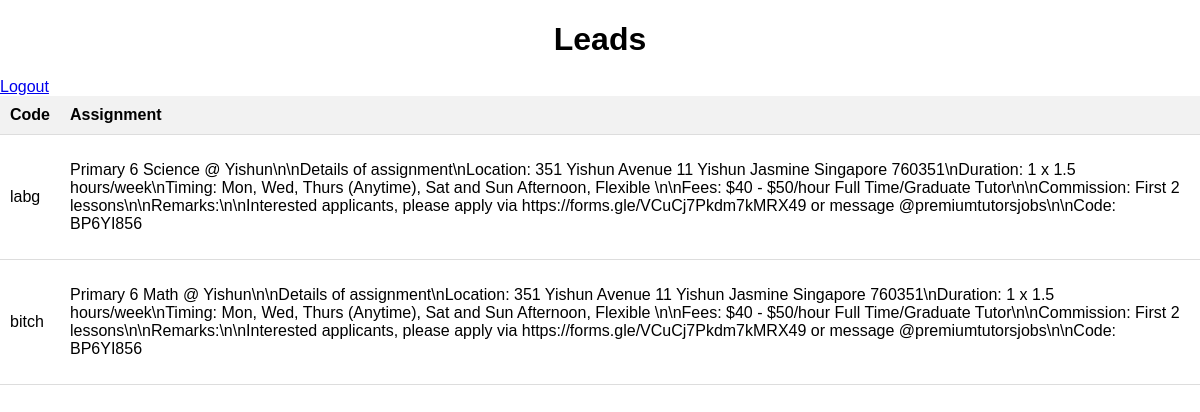
/leads/view/, run on an earlier commit of the app's database.
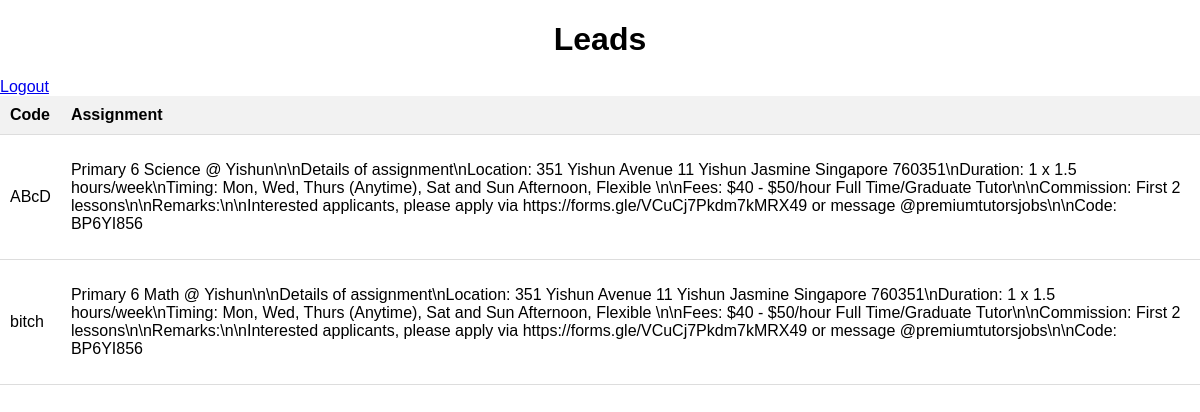
And on a later commit of the database.
### leads/models.py (models this page shows)
class Leads(models.Model):
    STATUS_CHOICES = [
        ('new_case', 'New Case'),
        ('tutors_sent', 'Tutors Sent'),
        ('tutors_needed', 'Tutors Needed'),
        ('closed', 'Closed'),
        ('activate_tuition_centres', 'Activate Tuition Centres'),
        ('premium_education', 'Premium Education'),
        ('issue_cases', 'Issue Cases'),
        ('follow_up_to_close', 'Follow Up to Close'),
        ('group_chats_created', 'Group Chats Created'),
        ('awaiting_confirmation', 'Awaiting Confirmation'),
        ('incomplete', 'Incomplete'),
    ]
    code = models.CharField(max_length=20, unique=True)
    description = models.TextField()
    client_name = models.CharField(max_length=200)
    client_number = models.CharField(max_length=15)
    status = models.CharField(
        max_length=50, choices=STATUS_CHOICES, default='new_case')
    remarks = models.CharField(max_length=500)
    many_tutor_link = models.CharField(max_length=500)
    created_date = models.DateTimeField(auto_now_add=True)
    last_reviewed_date = models.DateTimeField(auto_now=True)

### leads/views.py (the view)
# urls.py: path("view/", views.lead_list, name="view-list")
def lead_list(request):
    leads = Leads.objects.all()
    return render(request, 'leads/leads-list.html', {'leads': leads})

### leads/templates/leads/leads-list.html (shortened to what this page needs)
<!DOCTYPE html>
<html lang="en">
<head>
</head>
<body>
    <h1>Leads</h1>
    <a href="{% url 'logout' %}">Logout</a>
    <table>
        <thead>
            <tr>
                <th>Code</th>
                <th>Assignment</th>
            </tr>
        </thead>
        <tbody>
            {% for lead in leads %}
            <tr>
                <td>{{ lead.code }}</td>
                <td>{{ lead.description|linebreaks }}</td>
            </tr>
            {% endfor %}
        </tbody>
    </table>
</body>
</html>

What changed in the data, as far as the page shows it:
changed Leads: code "labg" → "ABcD"
